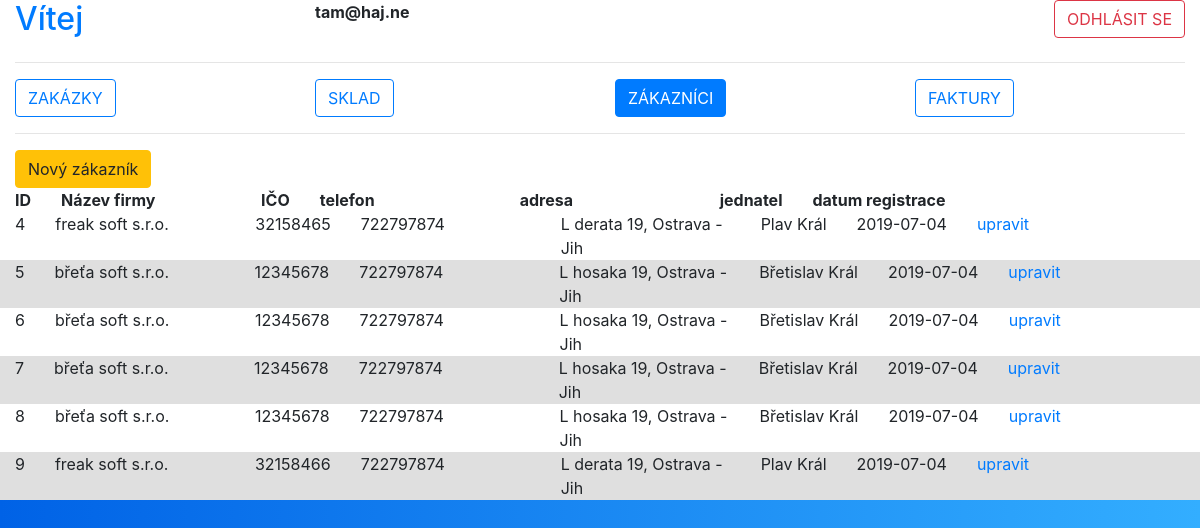
The app's page /house.php?str=zakaznici (signed in) with its own data.
### tables this page shows
CREATE TABLE IF NOT EXISTS `zakaznik` (
  `id` int(10) UNSIGNED NOT NULL AUTO_INCREMENT,
  `nazev_firmy` text NOT NULL,
  `ico` int(9) NOT NULL,
  `telefon` int(15) NOT NULL,
  `adresa` text NOT NULL,
  `jednatel` text NOT NULL,
  `datum_registrace` date NOT NULL,
  PRIMARY KEY (`id`)
);

### zakaznici.php (the view, shortened to what this page needs)
<button type="button" class="btn btn-warning" data-toggle="modal" data-target="#newCustomer">
    Nový zákazník</button>
<?php
include_once "./inc/conn.php";
	?> <div id='ex1' class='modal'> <?php
	?></div><?php
$seznam_zakazniku = "SELECT * FROM zakaznik ORDER BY id";
$dotaz_sezn_zak = $conn->query($seznam_zakazniku);
if ( $dotaz_sezn_zak -> num_rows > 0 ) {
?>
	<div class="row">
		<div class="col col-auto">
			<b>ID</b>
		</div>
		<div class="col-2 col-auto">
			<b>Název firmy</b>
		</div>
		<div class="col col-auto">
			<b>IČO</b>
		</div>
		<div class="col-2 col-auto">
			<b>telefon</b>
		</div>
		<div class="col-2 col-auto">
			<b>adresa</b>
		</div>
		<div class="col col-auto">
			<b>jednatel</b>
		</div>
		<div class="col col-auto">
			<b>datum registrace</b>
		</div>
	</div>
<?php
	while ( $radek = $dotaz_sezn_zak->fetch_assoc() ) {
		echo "<div class='row '"?> <?php if ($radek['id'] % 2 ) echo "style='background-color: #dfdfdf'"; ?> <?php echo " >";
			echo "<div class='col col-auto'>" . $radek['id'] . "</div>";
			echo "<div class='col-2 col-auto'>" . $radek['nazev_firmy'] . "</div>";
			echo "<div class='col col-auto'>" . $radek['ico'] . "</div>";
			echo "<div class='col-2 col-auto'>" . $radek['telefon'] . "</div>";
			echo "<div class='col-2 col-auto'>" . $radek['adresa'] . "</div>";
			echo "<div class='col col-auto'>" . $radek['jednatel'] . "</div>";
			echo "<div class='col col-auto'>" . $radek['datum_registrace'] . "</div>";
			echo "<div class='col col-auto'><a href='zakaznici.php?upravit=" . $radek['id'] . "#editCustomer'  data-toggle='modal' data-target='#editCustomer'>upravit</a></div>";
		echo "</div>";
	}
} else {
	echo "přidej nějakého zákazníka";
	}
?>

### inc/styl.css (style rules this page uses)
:root { --input-padding-x: 1.5rem; --input-padding-y: .75rem; }
body { background: #007bff; background: linear-gradient(to right, #0062E6, #33AEFF); }

### records on screen
zakaznik: id "4", nazev_firmy "freak soft s.r.o.", ico "32158465", telefon "722797874", adresa "L derata 19, Ostrava - Jih", jednatel "Plav Král", datum_registrace "2019-07-04"
zakaznik: id "5", nazev_firmy "břeťa soft s.r.o.", ico "12345678", telefon "722797874", adresa "L hosaka 19, Ostrava - Jih", jednatel "Břetislav Král", datum_registrace "2019-07-04"
zakaznik: id "6", nazev_firmy "břeťa soft s.r.o.", ico "12345678", telefon "722797874", adresa "L hosaka 19, Ostrava - Jih", jednatel "Břetislav Král", datum_registrace "2019-07-04"
zakaznik: id "7", nazev_firmy "břeťa soft s.r.o.", ico "12345678", telefon "722797874", adresa "L hosaka 19, Ostrava - Jih", jednatel "Břetislav Král", datum_registrace "2019-07-04"
zakaznik: id "8", nazev_firmy "břeťa soft s.r.o.", ico "12345678", telefon "722797874", adresa "L hosaka 19, Ostrava - Jih", jednatel "Břetislav Král", datum_registrace "2019-07-04"
zakaznik: id "9", nazev_firmy "freak soft s.r.o.", ico "32158466", telefon "722797874", adresa "L derata 19, Ostrava - Jih", jednatel "Plav Král", datum_registrace "2019-07-04"

### other values on screen
$VITEJ "Vítej"
$_SESSION['login'] "tam@haj.ne"
$ODHLASIT "ODHLÁSIT SE"
$ZAKAZKY "ZAKÁZKY"
$MATERIAL "SKLAD"
$ZAKAZNICI "ZÁKAZNÍCI"
$FAKTURY "FAKTURY"
